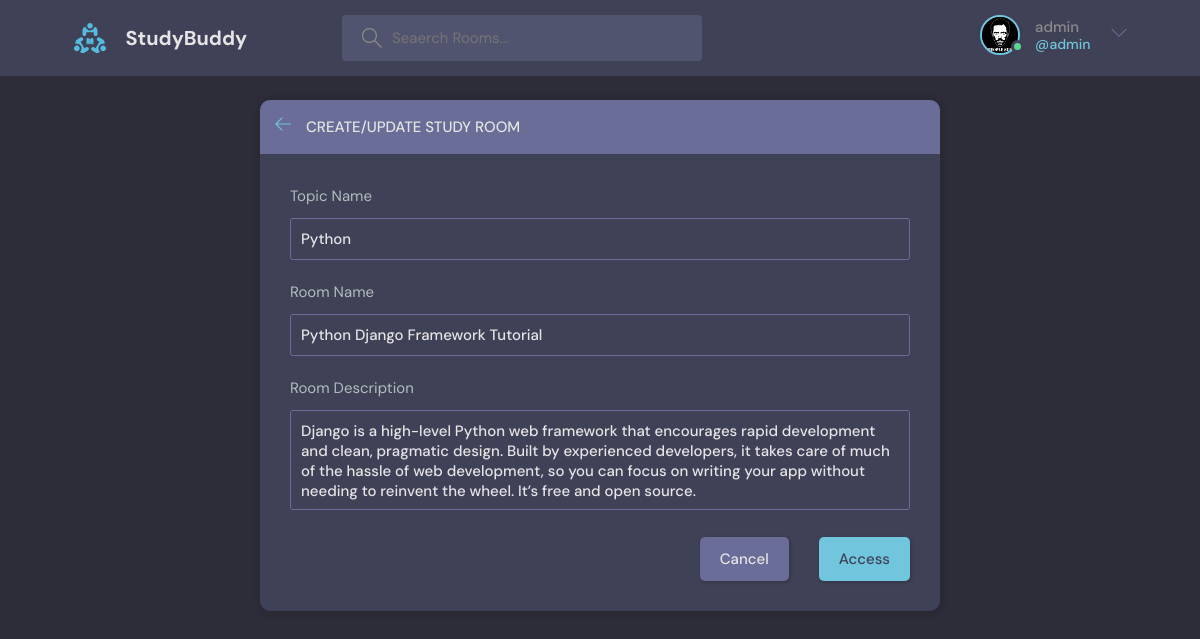
The app's page /update-room/1/ (signed in) with its own data.
### base/models.py (models this page shows, shortened)
class User(AbstractUser):
    name = models.CharField(max_length=200, null=True)
    email = models.EmailField(unique=True, null=True)
    bio = models.TextField(null=True)
    avatar = models.ImageField(null=True, default='avatar.svg')
    USERNAME_FIELD = "email"
    REQUIRED_FIELDS = []

class Room(models.Model):
    host = models.ForeignKey(User, on_delete=models.SET_NULL, null=True)        #Пользователь поста
    topic = models.ForeignKey(Topic, on_delete=models.SET_NULL, null=True)      #Раздел поста
    name = models.CharField(max_length=200)                                     #Имя поста
    description = models.TextField(null=True, blank=True)                       #Описание поста
    participants = models.ManyToManyField(
         User, related_name='participants', blank=True)                         #Пользователи оставившие комментарии
    updated = models.DateTimeField(auto_now=True)                               #Дата обновления
    created = models.DateTimeField(auto_now_add=True)                           #Дата создания
    class Meta:
        ordering = ['-updated', '-created']                                     #Сортировка по дате обновления и создания

class Topic(models.Model):
    name = models.CharField(max_length=200)

### base/views.py (the view, shortened to what this page needs)
# urls.py: path('update-room/<str:pk>/', views.updateRoom, name='update-room'),
@login_required(login_url='login')
def updateRoom(request, pk):
    room = Room.objects.get(id=pk)
    form = RoomForm(instance=room)
    topics = Topic.objects.all()
    if request.user != room.host:
        return HttpResponse("You are not allowed here!")
    context = {'form': form, 'topics': topics, 'room': room}
    return render(request, 'base/room_form.html', context)

### base/forms.py
class RoomForm(ModelForm):
    class Meta:
        model = Room
        fields = '__all__'
        exclude = ['host', 'participants']

### base/templates/base/room_form.html (shortened to what this page needs)
{% extends 'main.html' %}
{% block content %}
  <main class="create-room layout">
    <div class="container">
      <div class="layout__box">
        <div class="layout__boxHeader">
          <div class="layout__boxTitle">
            <a href="{% url 'home' %}">
              <svg version="1.1" xmlns="http://www.w3.org/2000/svg" width="32" height="32" viewBox="0 0 32 32">
                <title>arrow-left</title>
                <path
                  d="M13.723 2.286l-13.723 13.714 13.719 13.714 1.616-1.611-10.96-10.96h27.625v-2.286h-27.625l10.965-10.965-1.616-1.607z">
                </path>
              </svg>
            </a>
            <h3>Create/Update Study Room</h3>
          </div>
        </div>
        <div class="layout__body">
          <form method="POST" class="form" action="">
            <div class="form__group">
              <label for="room_topic">Topic Name</label>
              <input name="topic" value="{{ room.topic.name }}" type="text" list='topic-list'/>
            </div>
            <div class="form__group">
              <label for="room_name">Room Name</label>
                {{ form.name }}
            </div>
            <div class="form__group">
              <label for="room_description">Room Description</label>
                {{ form.description }}
            </div>
            <div class="form__action">
              <a class="btn btn--dark" href="{% url 'create-room' %}">Cancel</a>
              <button class="btn btn--main" type="submit">Access</button>
            </div>
          </form>
        </div>
      </div>
    </div>
  </main>
{% endblock %}

### templates/navbar.html (shortened to what this page needs)
{% load static %}
<header class="header header--loggedIn">
  <div class="container">
    <a href="{% url 'home' %}" class="header__logo">
      <img src="{% static 'images/logo.svg' %}" />
      <h1>StudyBuddy</h1>
    </a>
    <form class="header__search" method="GET" action="{% url 'home' %}">
      <label>
        <input name="q" placeholder="Seaerch Rooms..."/>
      </label>
    </form>
    <nav class="header__menu">
      {% if request.user.is_authenticated %}
      <div class="header__user">
        <a href="{% url 'user-profile' request.user.id %}">
          <div class="avatar avatar--medium active">
            <img src="{{ request.user.avatar.url }}" />
          </div>
          <p>{{ request.user.username }} <span>@{{ request.user.username }}</span></p>
        </a>
        <button class="dropdown-button">
          <svg version="1.1" xmlns="http://www.w3.org/2000/svg" width="32" height="32" viewBox="0 0 32 32">
            <title>chevron-down</title>
            <path d="M16 21l-13-13h-3l16 16 16-16h-3l-13 13z"></path>
          </svg>
        </button>
      </div>
      {% else %}
      <a href="{% url 'login' %}">
        <img src="{% static 'images/avatar.svg' %}" />
        <p>Login</p>
      </a>
      {% endif %}
    </nav>
  </div>
</header>

### records on screen
User: user.avatar (picture), user.username "admin"
Room: topic "Python", name "Python Django Framework Tutorial", description "Django is a high-level Python web framework that encourages rapid development and clean, pragmatic design. Built by experienced developers, it takes care of much of the hassle of web development, so you can focus on writing your app without needing to reinvent the wheel. It’s free and open source."
